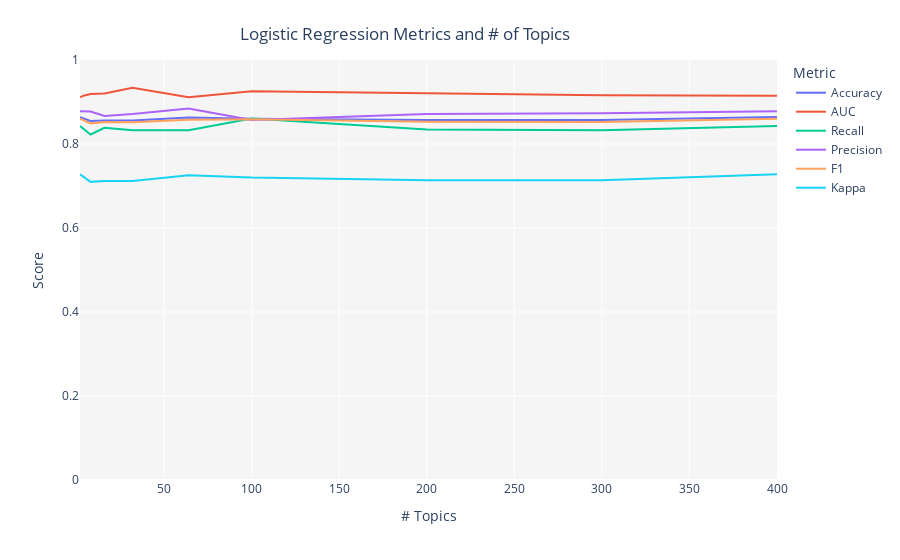

Notebook cell for this chart:
### Markdown cell above
# Extrinsic Evaluation using Classifier

### Code cell
tuned_classification = tune_model(model = 'lda', multi_core = True, supervised_target = 'status')

### Figure 1 — Plotly figure (JSON) as saved in the notebook; plotly's stock layout.template omitted (floating-point values rounded to 4 significant figures)
{"data": [{"hovertemplate": "Metric=Accuracy<br># Topics=%{x}<br>Score=%{y}<extra></extra>", "legendgroup": "Accuracy", "line": {"color": "#636efa", "dash": "solid", "shape": "linear"}, "mode": "lines", "name": "Accuracy", "orientation": "v", "showlegend": true, "type": "scatter", "x": [2, 4, 8, 16, 32, 64, 100, 200, 300, 400], "xaxis": "x", "y": [0.864, 0.861, 0.855, 0.856, 0.856, 0.863, 0.86, 0.857, 0.857, 0.864], "yaxis": "y"}, {"hovertemplate": "Metric=AUC<br># Topics=%{x}<br>Score=%{y}<extra></extra>", "legendgroup": "AUC", "line": {"color": "#EF553B", "dash": "solid", "shape": "linear"}, "mode": "lines", "name": "AUC", "orientation": "v", "showlegend": true, "type": "scatter", "x": [2, 4, 8, 16, 32, 64, 100, 200, 300, 400], "xaxis": "x", "y": [0.9113, 0.915, 0.9188, 0.9202, 0.9339, 0.9114, 0.9255, 0.921, 0.9161, 0.9148], "yaxis": "y"}, {"hovertemplate": "Metric=Recall<br># Topics=%{x}<br>Score=%{y}<extra></extra>", "legendgroup": "Recall", "line": {"color": "#00cc96", "dash": "solid", "shape": "linear"}, "mode": "lines", "name": "Recall", "orientation": "v", "showlegend": true, "type": "scatter", "x": [2, 4, 8, 16, 32, 64, 100, 200, 300, 400], "xaxis": "x", "y": [0.8427, 0.8367, 0.8226, 0.8387, 0.8327, 0.8327, 0.8609, 0.8347, 0.8327, 0.8427], "yaxis": "y"}, {"hovertemplate": "Metric=Precision<br># Topics=%{x}<br>Score=%{y}<extra></extra>", "legendgroup": "Precision", "line": {"color": "#ab63fa", "dash": "solid", "shape": "linear"}, "mode": "lines", "name": "Precision", "orientation": "v", "showlegend": true, "type": "scatter", "x": [2, 4, 8, 16, 32, 64, 100, 200, 300, 400], "xaxis": "x", "y": [0.8782, 0.8774, 0.8774, 0.8667, 0.8713, 0.8844, 0.8574, 0.8716, 0.8732, 0.8782], "yaxis": "y"}, {"hovertemplate": "Metric=F1<br># Topics=%{x}<br>Score=%{y}<extra></extra>", "legendgroup": "F1", "line": {"color": "#FFA15A", "dash": "solid", "shape": "linear"}, "mode": "lines", "name": "F1", "orientation": "v", "showlegend": true, "type": "scatter", "x": [2, 4, 8, 16, 32, 64, 100, 200, 300, 400], "xaxis": "x", "y": [0.8601, 0.8566, 0.8491, 0.8525, 0.8515, 0.8577, 0.8592, 0.8527, 0.8524, 0.8601], "yaxis": "y"}, {"hovertemplate": "Metric=Kappa<br># Topics=%{x}<br>Score=%{y}<extra></extra>", "legendgroup": "Kappa", "line": {"color": "#19d3f3", "dash": "solid", "shape": "linear"}, "mode": "lines", "name": "Kappa", "orientation": "v", "showlegend": true, "type": "scatter", "x": [2, 4, 8, 16, 32, 64, 100, 200, 300, 400], "xaxis": "x", "y": [0.7279, 0.7219, 0.7098, 0.7119, 0.7119, 0.7259, 0.72, 0.7139, 0.7139, 0.7279], "yaxis": "y"}], "layout": {"legend": {"title": {"text": "Metric"}, "tracegroupgap": 0}, "margin": {"t": 60}, "plot_bgcolor": "rgb(245,245,245)", "title": {"text": "Logistic Regression Metrics and # of Topics", "x": 0.45, "xanchor": "center", "y": 0.95, "yanchor": "top"}, "xaxis": {"anchor": "y", "domain": [0, 1], "title": {"text": "# Topics"}}, "yaxis": {"anchor": "x", "domain": [0, 1], "range": [0, 1], "title": {"text": "Score"}}}}
